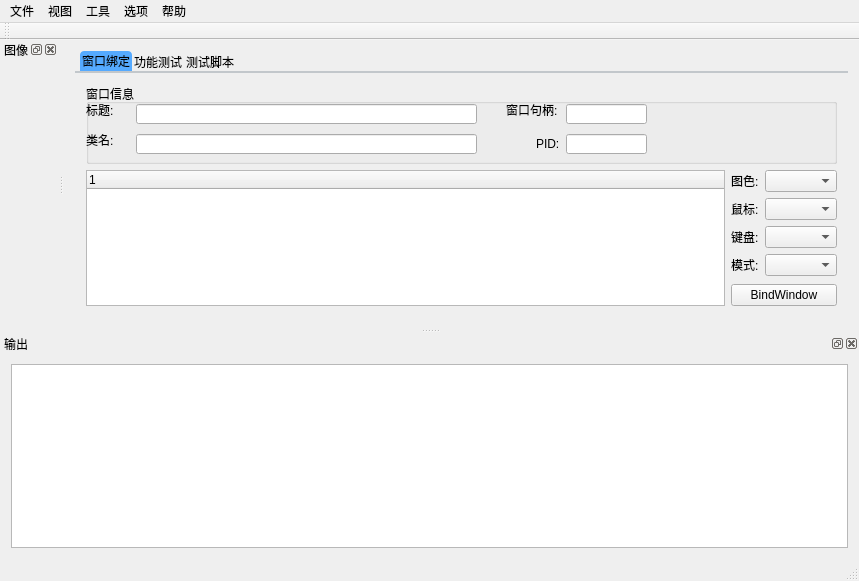
<?xml version="1.0" encoding="UTF-8"?>
<ui version="4.0">
 <class>op_testClass</class>
 <widget class="QMainWindow" name="op_testClass">
  <property name="geometry">
   <rect>
    <x>0</x>
    <y>0</y>
    <width>859</width>
    <height>581</height>
   </rect>
  </property>
  <property name="windowTitle">
   <string>optool-0.4.0</string>
  </property>
  <property name="styleSheet">
   <string notr="true"/>
  </property>
  <widget class="QWidget" name="centralWidget">
   <property name="styleSheet">
    <string notr="true">
  QTabWidget::pane { /* The tab widget frame */
      border-top: 2px solid #C2C7CB;
  }

  QTabWidget::tab-bar {
      left: 5px; /* move to the right by 5px */
  }

  /* Style the tab using the tab sub-control. Note that
      it reads QTabBar _not_ QTabWidget */
  QTabBar::tab {
	
      border-top-left-radius: 4px;
      border-top-right-radius: 4px;
      min-width: 8ex;
      padding: 2px;
  }

  QTabBar::tab:selected, QTabBar::tab:hover {
	background-color: rgb(85, 170, 255);
  }

  QTabBar::tab:selected {
      border-color: #9B9B9B;
      border-bottom-color: #C2C7CB; /* same as pane color */
  }

  QTabBar::tab:!selected {
      margin-top: 2px; /* make non-selected tabs look smaller */
  }

  QTreeWidget {
      show-decoration-selected: 1;
  }

   QTreeWidget::item {
       border: 1px solid #d9d9d9;
      border-top-color: transparent;
      border-bottom-color: transparent;
  }

   QTreeWidget::item:hover {
      background: qlineargradient(x1: 0, y1: 0, x2: 0, y2: 1, stop: 0 #e7effd, stop: 1 #cbdaf1);
      border: 1px solid #bfcde4;
  }

   QTreeWidget::item:selected {
      border: 1px solid #567dbc;
  }

   QTreeWidget::item:selected:active{
      background: qlineargradient(x1: 0, y1: 0, x2: 0, y2: 1, stop: 0 #6ea1f1, stop: 1 #567dbc);
  }

   QTreeWidget::item:selected:!active {
      background: qlineargradient(x1: 0, y1: 0, x2: 0, y2: 1, stop: 0 #6b9be8, stop: 1 #577fbf);
  }
</string>
   </property>
   <layout class="QVBoxLayout" name="verticalLayout">
    <item>
     <widget class="QTabWidget" name="tabWidget">
      <property name="styleSheet">
       <string notr="true"/>
      </property>
      <property name="currentIndex">
       <number>0</number>
      </property>
      <widget class="QWidget" name="tabl">
       <attribute name="title">
        <string>窗口绑定</string>
       </attribute>
       <layout class="QVBoxLayout" name="verticalLayout_4">
        <item>
         <widget class="QGroupBox" name="groupBox_2">
          <property name="minimumSize">
           <size>
            <width>100</width>
            <height>80</height>
           </size>
          </property>
          <property name="title">
           <string>窗口信息</string>
          </property>
          <widget class="QLineEdit" name="lineEdit_2">
           <property name="geometry">
            <rect>
             <x>50</x>
             <y>20</y>
             <width>341</width>
             <height>20</height>
            </rect>
           </property>
           <property name="readOnly">
            <bool>true</bool>
           </property>
          </widget>
          <widget class="QLineEdit" name="lineEdit_3">
           <property name="geometry">
            <rect>
             <x>50</x>
             <y>50</y>
             <width>341</width>
             <height>20</height>
            </rect>
           </property>
           <property name="readOnly">
            <bool>true</bool>
           </property>
          </widget>
          <widget class="QLabel" name="label_2">
           <property name="geometry">
            <rect>
             <x>0</x>
             <y>20</y>
             <width>54</width>
             <height>12</height>
            </rect>
           </property>
           <property name="text">
            <string>标题:</string>
           </property>
          </widget>
          <widget class="QLabel" name="label_3">
           <property name="geometry">
            <rect>
             <x>0</x>
             <y>50</y>
             <width>54</width>
             <height>12</height>
            </rect>
           </property>
           <property name="text">
            <string>类名:</string>
           </property>
          </widget>
          <widget class="QLabel" name="label_4">
           <property name="geometry">
            <rect>
             <x>420</x>
             <y>20</y>
             <width>54</width>
             <height>12</height>
            </rect>
           </property>
           <property name="text">
            <string>窗口句柄:</string>
           </property>
          </widget>
          <widget class="QLabel" name="label_5">
           <property name="geometry">
            <rect>
             <x>450</x>
             <y>50</y>
             <width>31</width>
             <height>20</height>
            </rect>
           </property>
           <property name="text">
            <string>PID:</string>
           </property>
          </widget>
          <widget class="QLineEdit" name="lineEdit_4">
           <property name="geometry">
            <rect>
             <x>480</x>
             <y>20</y>
             <width>81</width>
             <height>20</height>
            </rect>
           </property>
           <property name="readOnly">
            <bool>true</bool>
           </property>
          </widget>
          <widget class="QLineEdit" name="lineEdit_5">
           <property name="geometry">
            <rect>
             <x>480</x>
             <y>50</y>
             <width>81</width>
             <height>20</height>
            </rect>
           </property>
           <property name="readOnly">
            <bool>true</bool>
           </property>
          </widget>
         </widget>
        </item>
        <item>
         <layout class="QHBoxLayout" name="horizontalLayout_9">
          <item>
           <widget class="QTreeWidget" name="treeWidget">
            <column>
             <property name="text">
              <string notr="true">1</string>
             </property>
            </column>
           </widget>
          </item>
          <item>
           <layout class="QVBoxLayout" name="verticalLayout_2">
            <item>
             <layout class="QFormLayout" name="formLayout">
              <item row="0" column="0">
               <widget class="QLabel" name="label_6">
                <property name="text">
                 <string>图色:</string>
                </property>
               </widget>
              </item>
              <item row="0" column="1">
               <widget class="QComboBox" name="comboBox"/>
              </item>
              <item row="1" column="0">
               <widget class="QLabel" name="label_7">
                <property name="text">
                 <string>鼠标:</string>
                </property>
               </widget>
              </item>
              <item row="1" column="1">
               <widget class="QComboBox" name="comboBox_2"/>
              </item>
              <item row="2" column="0">
               <widget class="QLabel" name="label_8">
                <property name="text">
                 <string>键盘:</string>
                </property>
               </widget>
              </item>
              <item row="2" column="1">
               <widget class="QComboBox" name="comboBox_3"/>
              </item>
              <item row="3" column="0">
               <widget class="QLabel" name="label_9">
                <property name="text">
                 <string>模式:</string>
                </property>
               </widget>
              </item>
              <item row="3" column="1">
               <widget class="QComboBox" name="comboBox_4"/>
              </item>
             </layout>
            </item>
            <item>
             <widget class="QPushButton" name="pushButton_5">
              <property name="text">
               <string>BindWindow</string>
              </property>
             </widget>
            </item>
           </layout>
          </item>
         </layout>
        </item>
       </layout>
      </widget>
      <widget class="QWidget" name="tab_3">
       <attribute name="title">
        <string>功能测试</string>
       </attribute>
       <widget class="QWidget" name="layoutWidget">
        <property name="geometry">
         <rect>
          <x>9</x>
          <y>10</y>
          <width>353</width>
          <height>31</height>
         </rect>
        </property>
        <layout class="QHBoxLayout" name="horizontalLayout_5">
         <item>
          <widget class="QPushButton" name="pushButton_6">
           <property name="text">
            <string>Capture</string>
           </property>
          </widget>
         </item>
         <item>
          <widget class="QLabel" name="label_10">
           <property name="text">
            <string>x1:</string>
           </property>
          </widget>
         </item>
         <item>
          <widget class="QLineEdit" name="lineEdit_6">
           <property name="autoFillBackground">
            <bool>false</bool>
           </property>
           <property name="text">
            <string>0</string>
           </property>
          </widget>
         </item>
         <item>
          <widget class="QLabel" name="label_11">
           <property name="text">
            <string>y1:</string>
           </property>
          </widget>
         </item>
         <item>
          <widget class="QLineEdit" name="lineEdit_7">
           <property name="text">
            <string>0</string>
           </property>
          </widget>
         </item>
         <item>
          <widget class="QLabel" name="label_12">
           <property name="text">
            <string>x2:</string>
           </property>
          </widget>
         </item>
         <item>
          <widget class="QLineEdit" name="lineEdit_8">
           <property name="text">
            <string>2000</string>
           </property>
          </widget>
         </item>
         <item>
          <widget class="QLabel" name="label_13">
           <property name="text">
            <string>y2:</string>
           </property>
          </widget>
         </item>
         <item>
          <widget class="QLineEdit" name="lineEdit_9">
           <property name="text">
            <string>2000</string>
           </property>
          </widget>
         </item>
        </layout>
       </widget>
       <widget class="QWidget" name="layoutWidget">
        <property name="geometry">
         <rect>
          <x>380</x>
          <y>10</y>
          <width>301</width>
          <height>25</height>
         </rect>
        </property>
        <layout class="QHBoxLayout" name="horizontalLayout_6">
         <item>
          <widget class="QPushButton" name="pushButton_7">
           <property name="text">
            <string>GetColor</string>
           </property>
          </widget>
         </item>
         <item>
          <widget class="QLabel" name="label_14">
           <property name="text">
            <string>x</string>
           </property>
          </widget>
         </item>
         <item>
          <widget class="QLineEdit" name="lineEdit_10">
           <property name="text">
            <string>0</string>
           </property>
          </widget>
         </item>
         <item>
          <widget class="QLabel" name="label_15">
           <property name="text">
            <string>y</string>
           </property>
          </widget>
         </item>
         <item>
          <widget class="QLineEdit" name="lineEdit_11">
           <property name="text">
            <string>0</string>
           </property>
          </widget>
         </item>
        </layout>
       </widget>
       <widget class="QWidget" name="layoutWidget">
        <property name="geometry">
         <rect>
          <x>10</x>
          <y>50</y>
          <width>351</width>
          <height>25</height>
         </rect>
        </property>
        <layout class="QHBoxLayout" name="horizontalLayout_7">
         <item>
          <widget class="QPushButton" name="pushButton_8">
           <property name="text">
            <string>FindPic</string>
           </property>
          </widget>
         </item>
         <item>
          <widget class="QLabel" name="label_16">
           <property name="text">
            <string>x1:</string>
           </property>
          </widget>
         </item>
         <item>
          <widget class="QLineEdit" name="lineEdit_12">
           <property name="maximumSize">
            <size>
             <width>85</width>
             <height>16777215</height>
            </size>
           </property>
           <property name="text">
            <string>0</string>
           </property>
          </widget>
         </item>
         <item>
          <widget class="QLabel" name="label_17">
           <property name="text">
            <string>y1</string>
           </property>
          </widget>
         </item>
         <item>
          <widget class="QLineEdit" name="lineEdit_13">
           <property name="maximumSize">
            <size>
             <width>85</width>
             <height>16777215</height>
            </size>
           </property>
           <property name="text">
            <string>0</string>
           </property>
          </widget>
         </item>
         <item>
          <widget class="QLabel" name="label_18">
           <property name="text">
            <string>x2:</string>
           </property>
          </widget>
         </item>
         <item>
          <widget class="QLineEdit" name="lineEdit_14">
           <property name="maximumSize">
            <size>
             <width>85</width>
             <height>16777215</height>
            </size>
           </property>
           <property name="text">
            <string>2000</string>
           </property>
          </widget>
         </item>
         <item>
          <widget class="QLabel" name="label_19">
           <property name="text">
            <string>y2:</string>
           </property>
          </widget>
         </item>
         <item>
          <widget class="QLineEdit" name="lineEdit_15">
           <property name="maximumSize">
            <size>
             <width>85</width>
             <height>16777215</height>
            </size>
           </property>
           <property name="text">
            <string>2000</string>
           </property>
          </widget>
         </item>
        </layout>
       </widget>
       <widget class="QWidget" name="layoutWidget">
        <property name="geometry">
         <rect>
          <x>380</x>
          <y>50</y>
          <width>301</width>
          <height>22</height>
         </rect>
        </property>
        <layout class="QHBoxLayout" name="horizontalLayout_8">
         <item>
          <widget class="QLabel" name="label_21">
           <property name="text">
            <string>偏:</string>
           </property>
          </widget>
         </item>
         <item>
          <widget class="QLineEdit" name="lineEdit_17">
           <property name="maximumSize">
            <size>
             <width>85</width>
             <height>16777215</height>
            </size>
           </property>
           <property name="text">
            <string>000000</string>
           </property>
          </widget>
         </item>
         <item>
          <widget class="QLabel" name="label_22">
           <property name="text">
            <string>sim:</string>
           </property>
          </widget>
         </item>
         <item>
          <widget class="QLineEdit" name="lineEdit_18">
           <property name="maximumSize">
            <size>
             <width>85</width>
             <height>16777215</height>
            </size>
           </property>
           <property name="text">
            <string>1.0</string>
           </property>
          </widget>
         </item>
         <item>
          <widget class="QLabel" name="label_23">
           <property name="text">
            <string>dir:</string>
           </property>
          </widget>
         </item>
         <item>
          <widget class="QLineEdit" name="lineEdit_19">
           <property name="maximumSize">
            <size>
             <width>85</width>
             <height>16777215</height>
            </size>
           </property>
           <property name="text">
            <string>0</string>
           </property>
          </widget>
         </item>
         <item>
          <widget class="QLabel" name="label_20">
           <property name="text">
            <string>pic:</string>
           </property>
          </widget>
         </item>
         <item>
          <widget class="QLineEdit" name="lineEdit_16">
           <property name="maximumSize">
            <size>
             <width>85</width>
             <height>16777215</height>
            </size>
           </property>
           <property name="text">
            <string>test.bmp</string>
           </property>
          </widget>
         </item>
        </layout>
       </widget>
       <widget class="QWidget" name="layoutWidget_2">
        <property name="geometry">
         <rect>
          <x>10</x>
          <y>130</y>
          <width>246</width>
          <height>25</height>
         </rect>
        </property>
        <layout class="QHBoxLayout" name="horizontalLayout_2">
         <item>
          <widget class="QPushButton" name="pushButton_9">
           <property name="text">
            <string>KeyPressStr</string>
           </property>
          </widget>
         </item>
         <item>
          <widget class="QLabel" name="label_25">
           <property name="text">
            <string>key:</string>
           </property>
          </widget>
         </item>
         <item>
          <widget class="QLineEdit" name="lineEdit_22"/>
         </item>
        </layout>
       </widget>
       <widget class="QWidget" name="layoutWidget_3">
        <property name="geometry">
         <rect>
          <x>10</x>
          <y>90</y>
          <width>542</width>
          <height>25</height>
         </rect>
        </property>
        <layout class="QHBoxLayout" name="horizontalLayout">
         <item>
          <widget class="QPushButton" name="pushButton_4">
           <property name="text">
            <string>MoveTo</string>
           </property>
          </widget>
         </item>
         <item>
          <widget class="QLabel" name="label_24">
           <property name="text">
            <string>x:</string>
           </property>
          </widget>
         </item>
         <item>
          <widget class="QLineEdit" name="lineEdit_20">
           <property name="text">
            <string>0</string>
           </property>
          </widget>
         </item>
         <item>
          <widget class="QLabel" name="label_26">
           <property name="text">
            <string>y:</string>
           </property>
          </widget>
         </item>
         <item>
          <widget class="QLineEdit" name="lineEdit_21">
           <property name="text">
            <string>0</string>
           </property>
          </widget>
         </item>
         <item>
          <widget class="QCheckBox" name="checkBox">
           <property name="text">
            <string>点击</string>
           </property>
          </widget>
         </item>
         <item>
          <widget class="QComboBox" name="comboBox_5">
           <item>
            <property name="text">
             <string>LeftClick</string>
            </property>
           </item>
           <item>
            <property name="text">
             <string>MiddleClick</string>
            </property>
           </item>
           <item>
            <property name="text">
             <string>RightClick</string>
            </property>
           </item>
          </widget>
         </item>
        </layout>
       </widget>
      </widget>
      <widget class="QWidget" name="tab_5">
       <attribute name="title">
        <string>测试脚本</string>
       </attribute>
       <layout class="QVBoxLayout" name="verticalLayout_3">
        <item>
         <layout class="QHBoxLayout" name="horizontalLayout_4">
          <item>
           <widget class="QLabel" name="label">
            <property name="text">
             <string>打开脚本:</string>
            </property>
           </widget>
          </item>
          <item>
           <widget class="QLineEdit" name="lineEdit">
            <property name="readOnly">
             <bool>true</bool>
            </property>
           </widget>
          </item>
          <item>
           <widget class="QPushButton" name="pushButton">
            <property name="text">
             <string>浏览</string>
            </property>
           </widget>
          </item>
          <item>
           <widget class="QPushButton" name="pushButton_2">
            <property name="text">
             <string>保存</string>
            </property>
           </widget>
          </item>
          <item>
           <widget class="QPushButton" name="pushButton_3">
            <property name="text">
             <string>运行</string>
            </property>
           </widget>
          </item>
         </layout>
        </item>
       </layout>
      </widget>
     </widget>
    </item>
   </layout>
  </widget>
  <widget class="QMenuBar" name="menuBar">
   <property name="geometry">
    <rect>
     <x>0</x>
     <y>0</y>
     <width>859</width>
     <height>23</height>
    </rect>
   </property>
   <widget class="QMenu" name="menu">
    <property name="title">
     <string>文件</string>
    </property>
    <addaction name="actionnew"/>
    <addaction name="actionopen"/>
    <addaction name="actionsave"/>
    <addaction name="actionclose"/>
   </widget>
   <widget class="QMenu" name="menu_2">
    <property name="title">
     <string>视图</string>
    </property>
    <addaction name="actiontool"/>
    <addaction name="actioninfowindow"/>
   </widget>
   <widget class="QMenu" name="menu_3">
    <property name="title">
     <string>帮助</string>
    </property>
    <addaction name="actiondocument"/>
    <addaction name="actionupdate"/>
    <addaction name="actionabout"/>
   </widget>
   <widget class="QMenu" name="menu_4">
    <property name="title">
     <string>工具</string>
    </property>
   </widget>
   <widget class="QMenu" name="menu_5">
    <property name="title">
     <string>选项</string>
    </property>
   </widget>
   <addaction name="menu"/>
   <addaction name="menu_2"/>
   <addaction name="menu_4"/>
   <addaction name="menu_5"/>
   <addaction name="menu_3"/>
  </widget>
  <widget class="QToolBar" name="mainToolBar">
   <attribute name="toolBarArea">
    <enum>TopToolBarArea</enum>
   </attribute>
   <attribute name="toolBarBreak">
    <bool>false</bool>
   </attribute>
  </widget>
  <widget class="QStatusBar" name="statusBar"/>
  <widget class="QDockWidget" name="dockWidget">
   <property name="windowTitle">
    <string>输出</string>
   </property>
   <attribute name="dockWidgetArea">
    <number>8</number>
   </attribute>
   <widget class="QWidget" name="dockWidgetContents">
    <layout class="QHBoxLayout" name="horizontalLayout_3">
     <item>
      <widget class="QTextEdit" name="textEdit_2">
       <property name="readOnly">
        <bool>true</bool>
       </property>
      </widget>
     </item>
    </layout>
   </widget>
  </widget>
  <widget class="QDockWidget" name="dockWidgetBindWindow">
   <property name="floating">
    <bool>false</bool>
   </property>
   <property name="windowTitle">
    <string>图像</string>
   </property>
   <attribute name="dockWidgetArea">
    <number>1</number>
   </attribute>
   <widget class="QWidget" name="dockWidgetContents_2"/>
  </widget>
  <action name="actiontool">
   <property name="text">
    <string>截图/字库制作工具</string>
   </property>
   <property name="shortcut">
    <string>Ctrl+T</string>
   </property>
  </action>
  <action name="actionnew">
   <property name="text">
    <string>new</string>
   </property>
   <property name="shortcut">
    <string>Ctrl+N</string>
   </property>
  </action>
  <action name="actionopen">
   <property name="text">
    <string>open</string>
   </property>
   <property name="shortcut">
    <string>Ctrl+O</string>
   </property>
  </action>
  <action name="actionsave">
   <property name="text">
    <string>save</string>
   </property>
   <property name="shortcut">
    <string>Ctrl+S</string>
   </property>
  </action>
  <action name="actionclose">
   <property name="text">
    <string>close</string>
   </property>
   <property name="shortcut">
    <string>Ctrl+X</string>
   </property>
  </action>
  <action name="actioninfowindow">
   <property name="text">
    <string>信息窗口</string>
   </property>
   <property name="shortcut">
    <string>Ctrl+I</string>
   </property>
  </action>
  <action name="actionabout">
   <property name="text">
    <string>关于</string>
   </property>
  </action>
  <action name="actiondocument">
   <property name="text">
    <string>文档</string>
   </property>
  </action>
  <action name="actionupdate">
   <property name="text">
    <string>更新</string>
   </property>
  </action>
 </widget>
 <layoutdefault spacing="6" margin="11"/>
 <resources>
  <include location="Tool.qrc"/>
 </resources>
 <connections/>
 <slots>
  <slot>slot1()</slot>
 </slots>
</ui>
